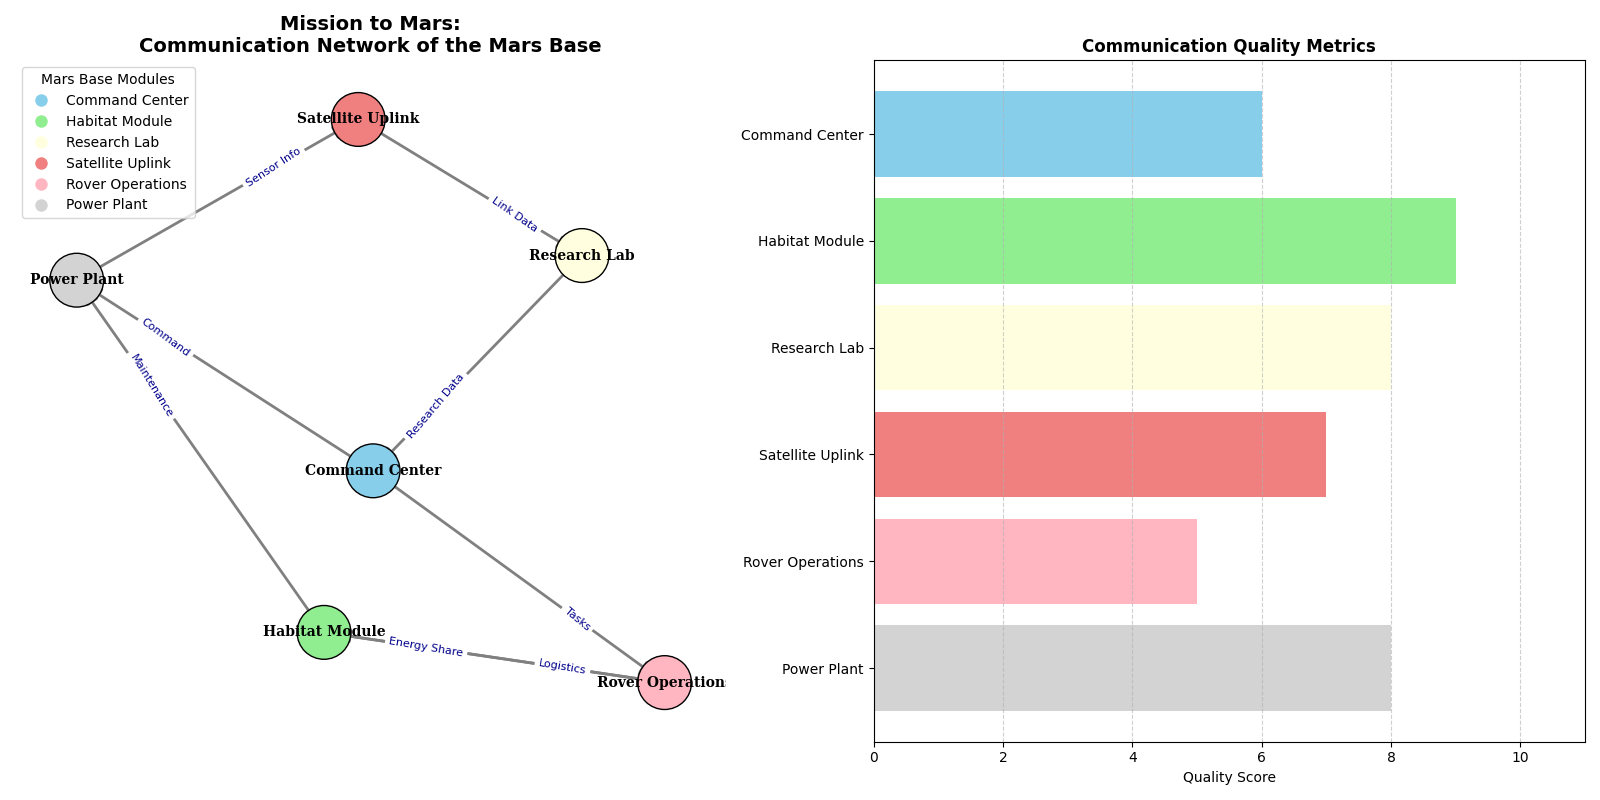

Here is the Python script that generated this plot:
import matplotlib.pyplot as plt
import networkx as nx
import numpy as np

modules = [
    "Command Center", "Habitat Module", "Research Lab", 
    "Satellite Uplink", "Rover Operations", "Power Plant"
]

communication_links = [
    ("Rover Operations", "Habitat Module"),
    ("Command Center", "Power Plant"),
    ("Research Lab", "Command Center"),
    ("Satellite Uplink", "Research Lab"),
    ("Habitat Module", "Rover Operations"),
    ("Power Plant", "Satellite Uplink"),
    ("Command Center", "Rover Operations"),
    ("Habitat Module", "Power Plant")
]

G = nx.DiGraph()
G.add_nodes_from(modules)
G.add_edges_from(communication_links)

pos = nx.spring_layout(G, seed=42)

module_colors = {
    "Command Center": "skyblue", 
    "Habitat Module": "lightgreen", 
    "Research Lab": "lightyellow",
    "Satellite Uplink": "lightcoral", 
    "Rover Operations": "lightpink", 
    "Power Plant": "lightgray"
}
node_colors = [module_colors[module] for module in G.nodes]

edge_labels = {
    ("Rover Operations", "Habitat Module"): "Energy Share",
    ("Command Center", "Power Plant"): "Command",
    ("Research Lab", "Command Center"): "Research Data",
    ("Satellite Uplink", "Research Lab"): "Link Data",
    ("Habitat Module", "Rover Operations"): "Logistics",
    ("Power Plant", "Satellite Uplink"): "Sensor Info",
    ("Command Center", "Rover Operations"): "Tasks",
    ("Habitat Module", "Power Plant"): "Maintenance"
}

communication_quality = [6, 9, 8, 7, 5, 8, 4, 6]

fig, axs = plt.subplots(1, 2, figsize=(16, 8))

axs[0].set_title("Mission to Mars:\nCommunication Network of the Mars Base", fontsize=14, fontweight='bold')
nx.draw_networkx_nodes(G, pos, node_size=1500, node_color=node_colors, edgecolors='black', ax=axs[0])
nx.draw_networkx_edges(G, pos, arrowstyle='-|>', arrowsize=20, edge_color='gray', width=2, ax=axs[0])
nx.draw_networkx_labels(G, pos, font_size=10, font_family="serif", font_weight='bold', ax=axs[0])
nx.draw_networkx_edge_labels(G, pos, edge_labels=edge_labels, font_color='darkblue', font_size=8, label_pos=0.3, ax=axs[0])
axs[0].legend(
    handles=[plt.Line2D([0], [0], marker='o', color='w', markerfacecolor=color, markersize=10, label=module)
             for module, color in module_colors.items()],
    title='Mars Base Modules',
    loc='upper left'
)
axs[0].axis('off')

axs[1].barh(modules, communication_quality[:len(modules)], color=[module_colors[module] for module in modules])
axs[1].set_title("Communication Quality Metrics", fontsize=12, fontweight='bold')
axs[1].set_xlabel("Quality Score")
axs[1].set_xlim(0, max(communication_quality) + 2)
axs[1].invert_yaxis()
axs[1].grid(axis='x', linestyle='--', alpha=0.6)

plt.tight_layout()
plt.show()
